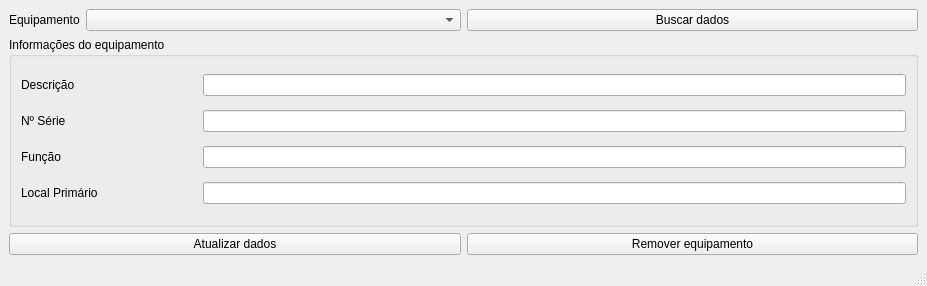
<?xml version="1.0" encoding="UTF-8"?>
<ui version="4.0">
 <class>EditEquipment</class>
 <widget class="QMainWindow" name="EditEquipment">
  <property name="geometry">
   <rect>
    <x>0</x>
    <y>0</y>
    <width>927</width>
    <height>286</height>
   </rect>
  </property>
  <property name="minimumSize">
   <size>
    <width>927</width>
    <height>286</height>
   </size>
  </property>
  <property name="maximumSize">
   <size>
    <width>927</width>
    <height>286</height>
   </size>
  </property>
  <property name="windowTitle">
   <string>Editar equipmento</string>
  </property>
  <widget class="QWidget" name="centralwidget">
   <layout class="QVBoxLayout" name="verticalLayout_3">
    <item>
     <layout class="QHBoxLayout" name="horizontalLayout_3">
      <item>
       <layout class="QHBoxLayout" name="horizontalLayout_2">
        <item>
         <widget class="QLabel" name="label">
          <property name="sizePolicy">
           <sizepolicy hsizetype="Preferred" vsizetype="Preferred">
            <horstretch>0</horstretch>
            <verstretch>0</verstretch>
           </sizepolicy>
          </property>
          <property name="text">
           <string>Equipamento</string>
          </property>
         </widget>
        </item>
        <item>
         <widget class="QComboBox" name="cbx_equipments">
          <property name="sizePolicy">
           <sizepolicy hsizetype="Preferred" vsizetype="Fixed">
            <horstretch>1</horstretch>
            <verstretch>0</verstretch>
           </sizepolicy>
          </property>
         </widget>
        </item>
       </layout>
      </item>
      <item>
       <layout class="QHBoxLayout" name="horizontalLayout">
        <item>
         <widget class="QPushButton" name="btn_search_equipment">
          <property name="text">
           <string>Buscar dados</string>
          </property>
          <property name="autoDefault">
           <bool>false</bool>
          </property>
         </widget>
        </item>
       </layout>
      </item>
     </layout>
    </item>
    <item>
     <layout class="QVBoxLayout" name="verticalLayout_2">
      <item>
       <widget class="QGroupBox" name="groupBox">
        <property name="title">
         <string>Informações do equipamento</string>
        </property>
        <layout class="QVBoxLayout" name="verticalLayout_8">
         <item>
          <layout class="QHBoxLayout" name="horizontalLayout_4">
           <item>
            <widget class="QLabel" name="label_2">
             <property name="sizePolicy">
              <sizepolicy hsizetype="Preferred" vsizetype="Preferred">
               <horstretch>1</horstretch>
               <verstretch>0</verstretch>
              </sizepolicy>
             </property>
             <property name="text">
              <string>Descrição</string>
             </property>
            </widget>
           </item>
           <item>
            <widget class="QLineEdit" name="ledit_description">
             <property name="sizePolicy">
              <sizepolicy hsizetype="Preferred" vsizetype="Fixed">
               <horstretch>4</horstretch>
               <verstretch>0</verstretch>
              </sizepolicy>
             </property>
            </widget>
           </item>
          </layout>
         </item>
         <item>
          <layout class="QHBoxLayout" name="horizontalLayout_5">
           <item>
            <widget class="QLabel" name="label_3">
             <property name="sizePolicy">
              <sizepolicy hsizetype="Preferred" vsizetype="Preferred">
               <horstretch>1</horstretch>
               <verstretch>0</verstretch>
              </sizepolicy>
             </property>
             <property name="text">
              <string>Nº Série</string>
             </property>
            </widget>
           </item>
           <item>
            <widget class="QLineEdit" name="ledit_nserie">
             <property name="sizePolicy">
              <sizepolicy hsizetype="Preferred" vsizetype="Fixed">
               <horstretch>4</horstretch>
               <verstretch>0</verstretch>
              </sizepolicy>
             </property>
            </widget>
           </item>
          </layout>
         </item>
         <item>
          <layout class="QHBoxLayout" name="horizontalLayout_6">
           <item>
            <widget class="QLabel" name="label_4">
             <property name="sizePolicy">
              <sizepolicy hsizetype="Preferred" vsizetype="Preferred">
               <horstretch>1</horstretch>
               <verstretch>0</verstretch>
              </sizepolicy>
             </property>
             <property name="text">
              <string>Função</string>
             </property>
            </widget>
           </item>
           <item>
            <widget class="QLineEdit" name="ledit_function">
             <property name="sizePolicy">
              <sizepolicy hsizetype="Preferred" vsizetype="Fixed">
               <horstretch>4</horstretch>
               <verstretch>0</verstretch>
              </sizepolicy>
             </property>
            </widget>
           </item>
          </layout>
         </item>
         <item>
          <layout class="QHBoxLayout" name="horizontalLayout_7">
           <item>
            <widget class="QLabel" name="label_5">
             <property name="sizePolicy">
              <sizepolicy hsizetype="Preferred" vsizetype="Preferred">
               <horstretch>1</horstretch>
               <verstretch>0</verstretch>
              </sizepolicy>
             </property>
             <property name="text">
              <string>Local Primário</string>
             </property>
            </widget>
           </item>
           <item>
            <widget class="QLineEdit" name="ledit_primary_place">
             <property name="sizePolicy">
              <sizepolicy hsizetype="Preferred" vsizetype="Fixed">
               <horstretch>4</horstretch>
               <verstretch>0</verstretch>
              </sizepolicy>
             </property>
            </widget>
           </item>
          </layout>
         </item>
        </layout>
       </widget>
      </item>
     </layout>
    </item>
    <item>
     <layout class="QVBoxLayout" name="verticalLayout">
      <item>
       <layout class="QHBoxLayout" name="horizontalLayout_9">
        <item>
         <widget class="QPushButton" name="btn_update_data">
          <property name="text">
           <string>Atualizar dados</string>
          </property>
         </widget>
        </item>
        <item>
         <widget class="QPushButton" name="btn_remove_equipment">
          <property name="text">
           <string>Remover equipamento</string>
          </property>
         </widget>
        </item>
       </layout>
      </item>
     </layout>
    </item>
   </layout>
  </widget>
  <widget class="QStatusBar" name="statusbar"/>
 </widget>
 <resources/>
 <connections/>
</ui>
